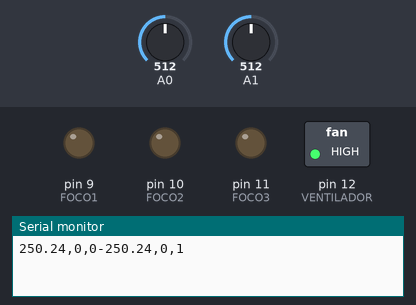
A sketch run on a simulated Arduino Uno, built with avr-gcc and run on an emulated ATmega328P. On the bench: switched loads named in the sketch (green lamp = pin HIGH), output pins drawn as LEDs (lit = HIGH), the last lines printed to the serial monitor. The test bench sets the inputs (shaded band); at power-on: A0 = 512, A1 = 512.

Above: at 4.8 s.
4.9 s: A0 set to 59
9.7 s: A0 set to 51
At 11.7 s:
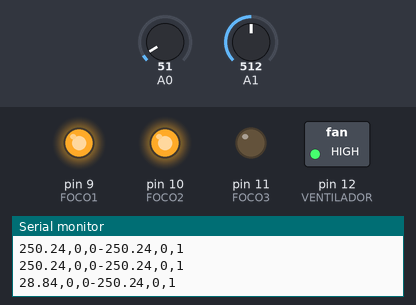
14.3 s: A1 set to 55
20.2 s: A1 set to 47
At 26.2 s:
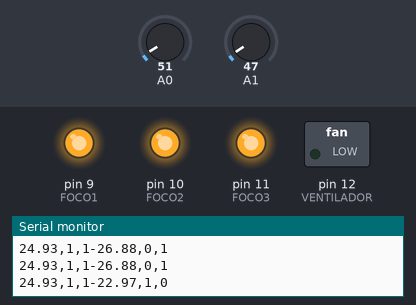
26.5 s: A0 set to 122
At 31.2 s:
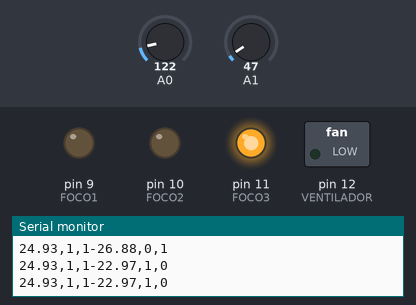
31.5 s: A0 set to 24
At 34.0 s:
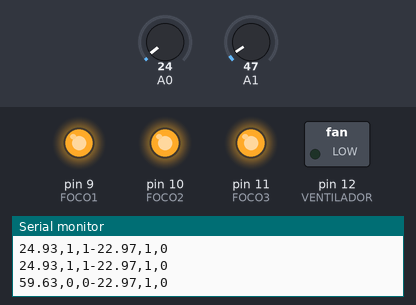
Timing chart, 0 to 35.5 s (numbered marks = the images above; inputs shaded):
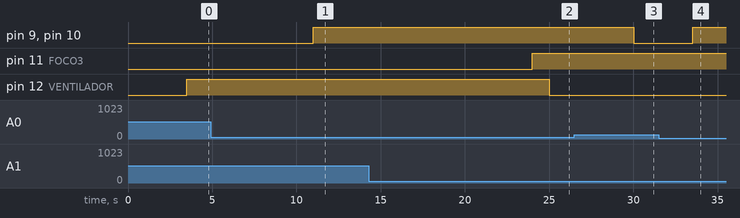

The sketch:

Node_red_DHT11.ino
```cpp
#include <avr/io.h>


#define VENTILADOR PB4 //PIN12
#define FOCO1 PB1       //PIN 9
#define FOCO2 PB2       //PIN 10
#define FOCO3 PB3       //PIN 11

int F1 = 0;
int F2 = 0;
int F3 = 0;
int Vent = 0;

void setup()
{
  DDRB |=  (1<<FOCO1) | (1<<FOCO2)| (1<<FOCO3) | (1<<VENTILADOR) ; // SE ENCUENTRAN CONFIGURADOS COMO SALIDAS
  Serial.begin(9600);

}

void loop()
{
  delay(500);

  float TemC  = (analogRead(A0)/1023.0)*5*100.0;    //lee temperatura en celsius
  float TemC1 = (analogRead(A1)/1023.0)*5*100.0;    //lee temperatura en celsius
   delay(1000);                       // wait for a second

  //verificacion de conexion
  if(isnan(TemC) || isnan(TemC1) /* || isnan(Humd)*/ ) //si no lee dato numerico
  {
    Serial.println("Revisar Conexion");
  }
  else
  {

// FASE 1
   if (TemC<=27)
    {
      F1 = 1 ;
      F2 = 1 ;
      PORTB |=(1<<FOCO1);               // ENCENDEMOS LA LAMPARA
      PORTB |=(1<<FOCO2);               // ENCENDEMOS LA LAMPARA
      delay(1000);                     // wait for a second

      }
    if (TemC>=34)
    {
      F1 = 0 ;
      F2 = 0 ;
      PORTB &=~(1<<FOCO1); ;         // APAGAMOS LA LAMPARA
      PORTB &=~(1<<FOCO2); ;         // APAGAMOS LA LAMPARA
      delay(1000);                 // wait for a second

      }
// FASE 2
    if (TemC1<=24)
    {
      F3 = 1 ;
      Vent = 0;
      PORTB |=(1<<FOCO3);               // ENCENDEMOS LA LAMPARA
      delay(1000);                     // wait for a second
      PORTB &=~(1<<VENTILADOR);         // APAGAMOS EL MOTOR
      }
    if (TemC1>=30)
    {
      F3 = 0 ;
      Vent = 1;
      PORTB &=~(1<<FOCO3); ;         // APAGAMOS LA LAMPARA
      delay(1000);                 // wait for a second
      PORTB |=(1<<VENTILADOR); ;   // ENCENDEMOS EL MOTOR
      }
    //Temperatura : __C ;foco

    //String Mensaje =fase1 - fase 2;fase1= tempC,foco1,foco2; fase2=tempC,foco3,Ventilador
    String Mensaje = String(TemC,2)+","+String(F1)+","+String(F2)+"-"+String(TemC1,2)+","+String(F3)+","+String(Vent);
    Serial.println(Mensaje);
  }

}
```

Measured:
- the behaviour switches between 56 and 55 on A0 (found by bisection; images 0 and 1)
- the behaviour switches between 50 and 49 on A1 (found by bisection; images 1 and 2)
- after the input at 9.7 s, pin 9 (FOCO1), pin 10 (FOCO2): LOW → HIGH after 1.3 s
- after the input at 20.2 s, pin 11 (FOCO3): LOW → HIGH after 3.8 s; pin 12 (VENTILADOR): HIGH → LOW after 4.8 s
- after the input at 26.5 s, pin 9 (FOCO1), pin 10 (FOCO2): HIGH → LOW after 3.5 s
- after the input at 31.5 s, pin 9 (FOCO1), pin 10 (FOCO2): LOW → HIGH after 2.0 s
